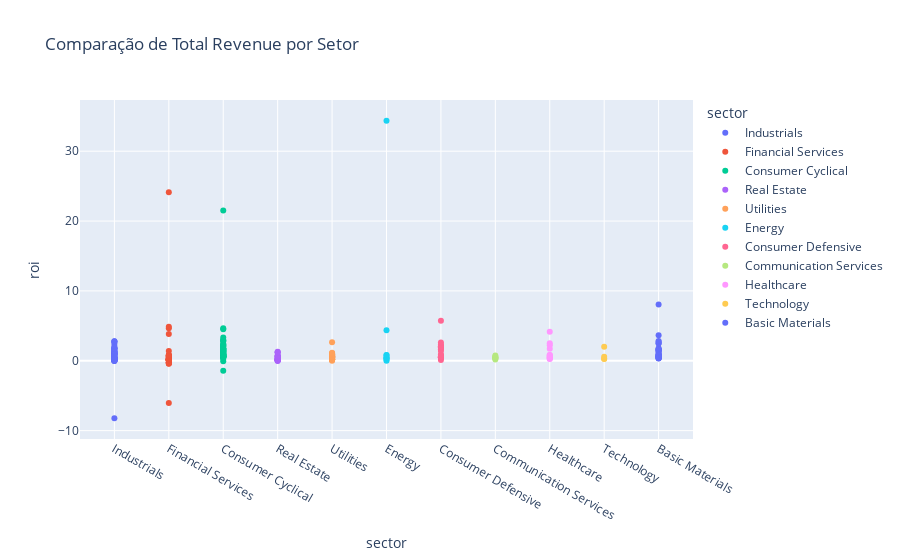

Notebook source saved alongside this figure:
### Markdown cell above
#### Comparação de ROI

### Code cell
# Gráfico de dispersão de Total Revenue vs. setor

df = df_fundamentals_book.sort_values(by=["roi"], ascending=True)
fig = px.scatter(data_frame=df, y="roi", x="sector", title="Comparação de Total Revenue por Setor", color="sector", hover_name="long_name")
fig.show()

### Figure 1 — Plotly figure (JSON) as saved in the notebook; plotly's stock layout.template omitted (floating-point values rounded to 4 significant figures)
{"data": [{"hovertemplate": "<b>%{hovertext}</b><br><br>sector=%{x}<br>roi=%{y}<extra></extra>", "hovertext": ["HAGA S/A Indústria e Comércio", "Inepar S.A. Indústria e Construções", "Inepar S.A. Indústria e Construções", "Alfa Holdings S.A.", "Alfa Holdings S.A.", "Alfa Holdings S.A.", "Itaúsa S.A.", "Itaúsa S.A.", "Bardella S.A. Indústrias Mecânicas", "Rumo S.A.", "WEG S.A.", "Santos Brasil Participações S.A.", "Localiza Rent a Car S.A.", "Recrusul S/A", "CCR S.A.", "Vamos Locação de Caminhões, Máquinas e Equipamentos S.A.", "Trevisa Investimentos S.A.", "EcoRodovias Infraestrutura e Logística S.A.", "Mills Locação, Serviços e Logística S.A.", "Log-In Logística Intermodal S.A.", "Triunfo Participações e Investimentos S.A.", "Recrusul S/A", "Movida Participações S.A.", "Azul S.A.", "Gol Linhas Aéreas Inteligentes S.A.", "JSL S.A.", "Kepler Weber S.A.", "Taurus Armas S.A.", "Tegma Gestão Logística S.A.", "Taurus Armas S.A.", "Marcopolo S.A.", "PBG S.A.", "Valid Soluções S.A.", "Embraer S.A.", "Marcopolo S.A.", "Eucatex S.A. Indústria e Comércio", "Randon S.A. Implementos e Participações", "Randon S.A. Implementos e Participações", "Electro Aço Altona S.A.", "Electro Aço Altona S.A.", "Sondotécnica Engenharia de Solos S.A.", "Sondotécnica Engenharia de Solos S.A.", "Tupy S.A.", "Eternit S.A.", "METISA Metalúrgica Timboense S.A.", "Azevedo & Travassos S.A.", "Azevedo & Travassos S.A.", "HAGA S/A Indústria e Comércio"], "legendgroup": "Industrials", "marker": {"color": "#636efa", "symbol": "circle"}, "mode": "markers", "name": "Industrials", "orientation": "v", "showlegend": true, "type": "scatter", "x": ["Industrials", "Industrials", "Industrials", "Industrials", "Industrials", "Industrials", "Industrials", "Industrials", "Industrials", "Industrials", "Industrials", "Industrials", "Industrials", "Industrials", "Industrials", "Industrials", "Industrials", "Industrials", "Industrials", "Industrials", "Industrials", "Industrials", "Industrials", "Industrials", "Industrials", "Industrials", "Industrials", "Industrials", "Industrials", "Industrials", "Industrials", "Industrials", "Industrials", "Industrials", "Industrials", "Industrials", "Industrials", "Industrials", "Industrials", "Industrials", "Industrials", "Industrials", "Industrials", "Industrials", "Industrials", "Industrials", "Industrials", "Industrials"], "xaxis": "x", "y": [-8.232, 0.00753, 0.007725, 0.01278, 0.01301, 0.01314, 0.08173, 0.08308, 0.1369, 0.1868, 0.2436, 0.2467, 0.3096, 0.3195, 0.3292, 0.3408, 0.3821, 0.4105, 0.4145, 0.4256, 0.4847, 0.5424, 0.6732, 0.6737, 0.7289, 0.9002, 0.9398, 0.9818, 0.9929, 0.995, 1.048, 1.111, 1.124, 1.207, 1.26, 1.341, 1.359, 1.449, 1.671, 1.733, 1.758, 1.793, 1.875, 2.107, 2.469, 2.756, 2.767, 2.8], "yaxis": "y"}, {"hovertemplate": "<b>%{hovertext}</b><br><br>sector=%{x}<br>roi=%{y}<extra></extra>", "hovertext": ["Consórcio Alfa de Administração S.A.", "Banco do Estado de Sergipe S.A.", "Banco do Estado de Sergipe S.A.", "Financeira Alfa S.A. - Crédito, Financiamento e Investimentos", "Financeira Alfa S.A. - Crédito, Financiamento e Investimentos", "Banco Alfa de Investimento S.A.", "Banco Alfa de Investimento S.A.", "Companhia de Participações Aliança da Bahia", "Banco Pine S.A.", "Banestes S.A - Banco do Estado do Espírito Santo", "Banestes S.A - Banco do Estado do Espírito Santo", "Banco do Brasil S.A.", "Banco ABC Brasil S.A.", "Banco Bradesco S.A.", "Banco Bradesco S.A.", "Banco Bradesco S.A.", "B3 S.A. - Brasil, Bolsa, Balcão", "BB Seguridade Participações S.A.", "Companhia de Participações Aliança da Bahia", "Itaú Unibanco Holding S.A.", "Itaú Unibanco Holding S.A.", "Banco BMG S.A.", "Banco Mercantil de Investimentos S.A.", "Creditaqui Financeira S.A. - Crédito, Financiamento e Investimento", "Banco Mercantil de Investimentos S.A.", "Banco Pan S.A.", "Banco BTG Pactual S.A.", "BRB - Banco de Brasília S.A.", "Alper Consultoria e Corretora de Seguros S.A.", "Banco BTG Pactual S.A.", "Banco do Estado do Rio Grande do Sul S.A.", "Hapvida Participações e Investimentos S.A.", "Banco do Estado do Rio Grande do Sul S.A.", "Banco do Estado do Rio Grande do Sul S.A.", "Banco da Amazônia S.A.", "Banco do Nordeste do Brasil S.A.", "Banco Mercantil do Brasil S.A.", "Banco Mercantil do Brasil S.A.", "Porto Seguro S.A.", "IRB-Brasil Resseguros S.A."], "legendgroup": "Financial Services", "marker": {"color": "#EF553B", "symbol": "circle"}, "mode": "markers", "name": "Financial Services", "orientation": "v", "showlegend": true, "type": "scatter", "x": ["Financial Services", "Financial Services", "Financial Services", "Financial Services", "Financial Services", "Financial Services", "Financial Services", "Financial Services", "Financial Services", "Financial Services", "Financial Services", "Financial Services", "Financial Services", "Financial Services", "Financial Services", "Financial Services", "Financial Services", "Financial Services", "Financial Services", "Financial Services", "Financial Services", "Financial Services", "Financial Services", "Financial Services", "Financial Services", "Financial Services", "Financial Services", "Financial Services", "Financial Services", "Financial Services", "Financial Services", "Financial Services", "Financial Services", "Financial Services", "Financial Services", "Financial Services", "Financial Services", "Financial Services", "Financial Services", "Financial Services"], "xaxis": "x", "y": [-6.041, -0.4318, -0.4036, -0.2914, -0.2914, -0.2106, -0.2105, 0.05873, 0.09423, 0.09749, 0.09945, 0.09957, 0.1314, 0.1345, 0.1392, 0.1392, 0.142, 0.1474, 0.1522, 0.168, 0.1781, 0.1832, 0.2187, 0.321, 0.3308, 0.3412, 0.3785, 0.4263, 0.5016, 0.6386, 0.6558, 0.6945, 0.7816, 0.7964, 0.8299, 1.385, 3.821, 4.673, 4.88, 24.12], "yaxis": "y"}, {"hovertemplate": "<b>%{hovertext}</b><br><br>sector=%{x}<br>roi=%{y}<extra></extra>", "hovertext": ["Bicicletas Monark S.A.", "Rossi Residencial S.A.", "Vivara Participações S.A.", "Irani Papel e Embalagem S.A.", "Teka Tecelagem Kuehnrich S.A.", "Grendene S.A.", "Vulcabras S.A.", "Gafisa S.A.", "Têxtil Renauxview S.A.", "Arezzo Indústria e Comércio S.A.", "Cyrela Brazil Realty S.A. Empreendimentos e Participações", "Alpargatas S.A.", "Alpargatas S.A.", "MRV Engenharia e Participações S.A.", "Companhia de Tecidos Norte de Minas", "Schulz S.A.", "Companhia Tecidos Santanense Ltda.", "Fras-le S.A.", "MAHLE Metal Leve S.A.", "Saraiva Livreiros S.A. - em Recuperação Judicial", "Companhia de Tecidos Norte de Minas", "Companhia Tecidos Santanense Ltda.", "Metalúrgica Riosulense S.A.", "Lojas Renner S.A.", "Saraiva Livreiros S.A. - em Recuperação Judicial", "Springs Global Participações S.A.", "Karsten S.A.", "Metalfrio Solutions S.A.", "Grazziotin S.A.", "Grazziotin S.A.", "Pettenati S.A. Industria Têxtil", "Technos S.A.", "Döhler S.A.", "Manufatura de Brinquedos Estrela S.A.", "Unicasa Indústria de Móveis S.A.", "C&A Modas S.A.", "WLM Participações e Comércio de Máquinas e Veículos S.A.", "International Meal Company Alimentação S.A.", "Whirlpool S.A.", "Whirlpool S.A.", "Guararapes Confecções S.A.", "Magazine Luiza S.A.", "Marisa Lojas S.A.", "WLM Participações e Comércio de Máquinas e Veículos S.A.", "Plascar Participações Industriais S.A.", "T4F Entretenimento S.A.", "Iochpe-Maxion S.A.", "Companhia de Fiação e Tecidos Cedro e Cachoeira S.A.", "Companhia de Fiação e Tecidos Cedro e Cachoeira S.A.", "Wetzel S.A.", "São Paulo Turismo S.A.", "Sansuy S.A.", "Hotéis Othon S.A."], "legendgroup": "Consumer Cyclical", "marker": {"color": "#00cc96", "symbol": "circle"}, "mode": "markers", "name": "Consumer Cyclical", "orientation": "v", "showlegend": true, "type": "scatter", "x": ["Consumer Cyclical", "Consumer Cyclical", "Consumer Cyclical", "Consumer Cyclical", "Consumer Cyclical", "Consumer Cyclical", "Consumer Cyclical", "Consumer Cyclical", "Consumer Cyclical", "Consumer Cyclical", "Consumer Cyclical", "Consumer Cyclical", "Consumer Cyclical", "Consumer Cyclical", "Consumer Cyclical", "Consumer Cyclical", "Consumer Cyclical", "Consumer Cyclical", "Consumer Cyclical", "Consumer Cyclical", "Consumer Cyclical", "Consumer Cyclical", "Consumer Cyclical", "Consumer Cyclical", "Consumer Cyclical", "Consumer Cyclical", "Consumer Cyclical", "Consumer Cyclical", "Consumer Cyclical", "Consumer Cyclical", "Consumer Cyclical", "Consumer Cyclical", "Consumer Cyclical", "Consumer Cyclical", "Consumer Cyclical", "Consumer Cyclical", "Consumer Cyclical", "Consumer Cyclical", "Consumer Cyclical", "Consumer Cyclical", "Consumer Cyclical", "Consumer Cyclical", "Consumer Cyclical", "Consumer Cyclical", "Consumer Cyclical", "Consumer Cyclical", "Consumer Cyclical", "Consumer Cyclical", "Consumer Cyclical", "Consumer Cyclical", "Consumer Cyclical", "Consumer Cyclical", "Consumer Cyclical"], "xaxis": "x", "y": [-1.436, -0.06126, 0.3019, 0.4462, 0.4917, 0.502, 0.5898, 0.5929, 0.6022, 0.6103, 0.6114, 0.6204, 0.6289, 0.6503, 0.7518, 0.7668, 0.7884, 0.824, 0.8259, 0.8267, 0.8413, 0.8722, 0.9123, 0.9492, 1.083, 1.099, 1.115, 1.119, 1.268, 1.309, 1.37, 1.405, 1.428, 1.463, 1.535, 1.553, 1.636, 1.701, 1.743, 1.764, 1.779, 2.072, 2.156, 2.189, 2.365, 2.389, 2.812, 2.93, 2.989, 3.323, 4.514, 4.674, 21.5], "yaxis": "y"}, {"hovertemplate": "<b>%{hovertext}</b><br><br>sector=%{x}<br>roi=%{y}<extra></extra>", "hovertext": ["Corrêa Ribeiro S.A. Comércio e Indústria", "PDG Realty S.A. Empreendimentos e Participações", "LOG Commercial Properties e Participações S.A.", "General Shopping e Outlets do Brasil S.A.", "Aliansce Sonae Shopping Centers S.A.", "Multiplan Empreendimentos Imobiliários S.A.", "João Fortes Engenharia S.A.", "BR Properties S.A.", "São Carlos Empreendimentos e Participações S.A.", "Companhia Habitasul de Participações", "JHSF Participações S.A.", "EZTEC Empreendimentos e Participações S.A.", "Helbor Empreendimentos S.A.", "Tecnisa S.A.", "Trisul S.A.", "Direcional Engenharia S.A.", "RNI Negócios Imobiliários S.A.", "LPS Brasil - Consultoria de Imóveis S.A.", "Even Construtora e Incorporadora S.A.", "Viver Incorporadora e Construtora S.A.", "Construtora Tenda S.A."], "legendgroup": "Real Estate", "marker": {"color": "#ab63fa", "symbol": "circle"}, "mode": "markers", "name": "Real Estate", "orientation": "v", "showlegend": true, "type": "scatter", "x": ["Real Estate", "Real Estate", "Real Estate", "Real Estate", "Real Estate", "Real Estate", "Real Estate", "Real Estate", "Real Estate", "Real Estate", "Real Estate", "Real Estate", "Real Estate", "Real Estate", "Real Estate", "Real Estate", "Real Estate", "Real Estate", "Real Estate", "Real Estate", "Real Estate"], "xaxis": "x", "y": [-0.03209, 0.04177, 0.06874, 0.08328, 0.09599, 0.1159, 0.1257, 0.1431, 0.2185, 0.2535, 0.2899, 0.3349, 0.3839, 0.5248, 0.5658, 0.6548, 0.7211, 0.7562, 1.178, 1.208, 1.277], "yaxis": "y"}, {"hovertemplate": "<b>%{hovertext}</b><br><br>sector=%{x}<br>roi=%{y}<extra></extra>", "hovertext": ["Companhia CELG de Participações S/A", "Alupar Investimento S.A.", "Alupar Investimento S.A.", "Afluente Transmissão de Energia Elétrica S.A.", "Renova Energia S.A.", "Renova Energia S.A.", "Transmissora Aliança de Energia Elétrica S.A.", "Transmissora Aliança de Energia Elétrica S.A.", "CTEEP - Companhia de Transmissão de Energia Elétrica Paulista S.A.", "Eneva S.A.", "Engie Brasil Energia S.A.", "CTEEP - Companhia de Transmissão de Energia Elétrica Paulista S.A.", "Centrais Elétricas Brasileiras S.A. - Eletrobrás", "Centrais Elétricas Brasileiras S.A. - Eletrobrás", "Empresa Metropolitana de Águas e Energia S.A.", "Energisa Mato Grosso - Distribuidora de Energia S/A", "Energisa Mato Grosso - Distribuidora de Energia S/A", "Companhia de Saneamento Básico do Estado de São Paulo - SABESP", "Companhia Energética de Brasília - CEB", "Energisa S.A.", "Rio Paranapanema Energia S.A.", "Equatorial Energia S.A.", "Rio Paranapanema Energia S.A.", "Companhia de Saneamento do Paraná - SANEPAR", "Companhia de Saneamento do Paraná - SANEPAR", "Companhia Energética do Rio Grande do Norte - COSERN", "Companhia de Eletricidade do Estado da Bahia - COELBA", "Companhia Paranaense de Energia - COPEL", "Companhia de Eletricidade do Estado da Bahia - COELBA", "Rede Energia Participações S.A.", "CPFL Energia S.A.", "Companhia Paranaense de Energia - COPEL", "Energisa S.A.", "Elektro Redes S.A.", "Companhia de Saneamento de Minas Gerais", "Neoenergia S.A.", "Companhia de Gás de São Paulo - COMGÁS", "Companhia de Gás de São Paulo - COMGÁS", "Companhia Energética de Minas Gerais - CEMIG", "Ampla Energia e Serviços S.A.", "Companhia Energética do Ceará - COELCE", "Companhia Estadual de Distribuição de Energia Elétrica", "Companhia Energética do Ceará - COELCE", "Companhia Energética de Minas Gerais - CEMIG", "Light S.A.", "Centrais Elétricas de Santa Catarina S.A."], "legendgroup": "Utilities", "marker": {"color": "#FFA15A", "symbol": "circle"}, "mode": "markers", "name": "Utilities", "orientation": "v", "showlegend": true, "type": "scatter", "x": ["Utilities", "Utilities", "Utilities", "Utilities", "Utilities", "Utilities", "Utilities", "Utilities", "Utilities", "Utilities", "Utilities", "Utilities", "Utilities", "Utilities", "Utilities", "Utilities", "Utilities", "Utilities", "Utilities", "Utilities", "Utilities", "Utilities", "Utilities", "Utilities", "Utilities", "Utilities", "Utilities", "Utilities", "Utilities", "Utilities", "Utilities", "Utilities", "Utilities", "Utilities", "Utilities", "Utilities", "Utilities", "Utilities", "Utilities", "Utilities", "Utilities", "Utilities", "Utilities", "Utilities", "Utilities", "Utilities"], "xaxis": "x", "y": [0.004576, 0.1469, 0.147, 0.1571, 0.1894, 0.1898, 0.1933, 0.1939, 0.1989, 0.2254, 0.237, 0.2439, 0.275, 0.2956, 0.3144, 0.3768, 0.3904, 0.4134, 0.4594, 0.4649, 0.4668, 0.4703, 0.4705, 0.5175, 0.523, 0.5377, 0.5952, 0.6264, 0.6296, 0.6367, 0.6442, 0.6471, 0.658, 0.7037, 0.7069, 0.7278, 0.7766, 0.8139, 0.851, 0.9382, 0.9419, 0.9787, 1.019, 1.037, 1.163, 2.637], "yaxis": "y"}, {"hovertemplate": "<b>%{hovertext}</b><br><br>sector=%{x}<br>roi=%{y}<extra></extra>", "hovertext": ["OSX Brasil S.A.", "Prio S.A.", "Enauta Participações S.A.", "Cosan S.A.", "Lupatech S.A.", "Petróleo Brasileiro S.A. - Petrobras", "Petróleo Brasileiro S.A. - Petrobras", "Ultrapar Participações S.A.", "Refinaria de Petróleos de Manguinhos S.A."], "legendgroup": "Energy", "marker": {"color": "#19d3f3", "symbol": "circle"}, "mode": "markers", "name": "Energy", "orientation": "v", "showlegend": true, "type": "scatter", "x": ["Energy", "Energy", "Energy", "Energy", "Energy", "Energy", "Energy", "Energy", "Energy"], "xaxis": "x", "y": [0.005721, 0.1632, 0.3663, 0.424, 0.4383, 0.7974, 0.8422, 4.368, 34.37], "yaxis": "y"}, {"hovertemplate": "<b>%{hovertext}</b><br><br>sector=%{x}<br>roi=%{y}<extra></extra>", "hovertext": ["Pomifrutas S/A", "BrasilAgro - Companhia Brasileira de Propriedades Agrícolas", "Ambev S.A.", "Cogna Educação S.A.", "SLC Agrícola S.A.", "Yduqs Participações S.A.", "Excelsior Alimentos S.A.", "Ânima Holding S.A.", "Bahema Educação S.A.", "Ser Educacional S.A.", "M. Dias Branco S.A. Indústria e Comércio de Alimentos", "BRF S.A.", "Mundial S.A. - Produtos de Consumo", "JOSAPAR Joaquim Oliveira S.A. Participações", "Camil Alimentos S.A.", "Bombril S.A.", "Marfrig Global Foods S.A.", "JOSAPAR Joaquim Oliveira S.A. Participações", "Minerva S.A.", "JBS S.A.", "Minupar Participações S.A."], "legendgroup": "Consumer Defensive", "marker": {"color": "#FF6692", "symbol": "circle"}, "mode": "markers", "name": "Consumer Defensive", "orientation": "v", "showlegend": true, "type": "scatter", "x": ["Consumer Defensive", "Consumer Defensive", "Consumer Defensive", "Consumer Defensive", "Consumer Defensive", "Consumer Defensive", "Consumer Defensive", "Consumer Defensive", "Consumer Defensive", "Consumer Defensive", "Consumer Defensive", "Consumer Defensive", "Consumer Defensive", "Consumer Defensive", "Consumer Defensive", "Consumer Defensive", "Consumer Defensive", "Consumer Defensive", "Consumer Defensive", "Consumer Defensive", "Consumer Defensive"], "xaxis": "x", "y": [0.1052, 0.4289, 0.438, 0.4616, 0.4701, 0.5064, 0.5922, 0.6087, 0.6304, 0.827, 0.8709, 1.404, 1.644, 1.84, 1.877, 1.901, 2.067, 2.075, 2.306, 2.63, 5.742], "yaxis": "y"}, {"hovertemplate": "<b>%{hovertext}</b><br><br>sector=%{x}<br>roi=%{y}<extra></extra>", "hovertext": ["DTCOM - Direct to Company S.A.", "Telecomunicações Brasileiras S.A. - Telebras", "Oi S.A.", "Oi S.A.", "Telecomunicações Brasileiras S.A. - Telebras", "Telefônica Brasil S.A.", "Atom Empreendimentos e Participações S.A."], "legendgroup": "Communication Services", "marker": {"color": "#B6E880", "symbol": "circle"}, "mode": "markers", "name": "Communication Services", "orientation": "v", "showlegend": true, "type": "scatter", "x": ["Communication Services", "Communication Services", "Communication Services", "Communication Services", "Communication Services", "Communication Services", "Communication Services"], "xaxis": "x", "y": [0.1697, 0.3412, 0.4073, 0.4198, 0.5122, 0.5688, 0.7621], "yaxis": "y"}, {"hovertemplate": "<b>%{hovertext}</b><br><br>sector=%{x}<br>roi=%{y}<extra></extra>", "hovertext": ["Biomm S.A.", "Hypera S.A.", "Odontoprev S.A.", "Fleury S.A.", "Centro de Imagem Diagnósticos S.A.", "Raia Drogasil S.A.", "Diagnósticos da América S.A.", "Qualicorp Consultoria e Corretora de Seguros S.A.", "Ouro Fino Saúde Animal Participações S.A.", "Dimed S.A. Distribuidora de Medicamentos", "Baumer S.A.", "Baumer S.A.", "Profarma Distribuidora de Produtos Farmacêuticos S.A."], "legendgroup": "Healthcare", "marker": {"color": "#FF97FF", "symbol": "circle"}, "mode": "markers", "name": "Healthcare", "orientation": "v", "showlegend": true, "type": "scatter", "x": ["Healthcare", "Healthcare", "Healthcare", "Healthcare", "Healthcare", "Healthcare", "Healthcare", "Healthcare", "Healthcare", "Healthcare", "Healthcare", "Healthcare", "Healthcare"], "xaxis": "x", "y": [0.2504, 0.2796, 0.3975, 0.4383, 0.4851, 0.6289, 0.7077, 0.8155, 0.829, 1.731, 2.211, 2.508, 4.157], "yaxis": "y"}, {"hovertemplate": "<b>%{hovertext}</b><br><br>sector=%{x}<br>roi=%{y}<extra></extra>", "hovertext": ["Sinqia S.A.", "TOTVS S.A.", "Cielo S.A.", "Positivo Tecnologia S.A."], "legendgroup": "Technology", "marker": {"color": "#FECB52", "symbol": "circle"}, "mode": "markers", "name": "Technology", "orientation": "v", "showlegend": true, "type": "scatter", "x": ["Technology", "Technology", "Technology", "Technology"], "xaxis": "x", "y": [0.2571, 0.2808, 0.571, 2.016], "yaxis": "y"}, {"hovertemplate": "<b>%{hovertext}</b><br><br>sector=%{x}<br>roi=%{y}<extra></extra>", "hovertext": ["São Martinho S.A.", "Suzano S.A.", "Klabin S.A.", "Klabin S.A.", "Paranapanema S.A.", "Companhia Melhoramentos de São Paulo", "Cia de Ferro Ligas da Bahia S.A. - FERBASA", "Vale S.A.", "Tronox Pigmentos do Brasil S.A.", "Tronox Pigmentos do Brasil S.A.", "Unipar Carbocloro S.A.", "Cia de Ferro Ligas da Bahia S.A. - FERBASA", "Unipar Carbocloro S.A.", "Unipar Carbocloro S.A.", "Companhia Siderúrgica Nacional", "Usinas Siderúrgicas de Minas Gerais S.A.", "Mangels Industrial S.A.", "Metalurgica Gerdau S.A.", "Metalurgica Gerdau S.A.", "Braskem S.A.", "Braskem S.A.", "Gerdau S.A.", "Gerdau S.A.", "Usinas Siderúrgicas de Minas Gerais S.A.", "Usinas Siderúrgicas de Minas Gerais S.A.", "Nutriplant Indústria e Comércio S/A", "Panatlântica S.A.", "Panatlântica S.A.", "Fertilizantes Heringer S.A."], "legendgroup": "Basic Materials", "marker": {"color": "#636efa", "symbol": "circle"}, "mode": "markers", "name": "Basic Materials", "orientation": "v", "showlegend": true, "type": "scatter", "x": ["Basic Materials", "Basic Materials", "Basic Materials", "Basic Materials", "Basic Materials", "Basic Materials", "Basic Materials", "Basic Materials", "Basic Materials", "Basic Materials", "Basic Materials", "Basic Materials", "Basic Materials", "Basic Materials", "Basic Materials", "Basic Materials", "Basic Materials", "Basic Materials", "Basic Materials", "Basic Materials", "Basic Materials", "Basic Materials", "Basic Materials", "Basic Materials", "Basic Materials", "Basic Materials", "Basic Materials", "Basic Materials", "Basic Materials"], "xaxis": "x", "y": [0.3177, 0.3799, 0.4075, 0.4084, 0.4532, 0.512, 0.5986, 0.6073, 0.6126, 0.6463, 0.7667, 0.8149, 0.8408, 0.902, 0.9626, 1.211, 1.35, 1.527, 1.529, 1.566, 1.57, 1.677, 1.781, 2.467, 2.497, 2.722, 2.849, 3.655, 8.043], "yaxis": "y"}], "layout": {"legend": {"title": {"text": "sector"}, "tracegroupgap": 0}, "title": {"text": "Comparação de Total Revenue por Setor"}, "xaxis": {"anchor": "y", "categoryarray": ["Industrials", "Financial Services", "Consumer Cyclical", "Real Estate", "Utilities", "Energy", "Consumer Defensive", "Communication Services", "Healthcare", "Technology", "Basic Materials"], "categoryorder": "array", "domain": [0, 1], "title": {"text": "sector"}}, "yaxis": {"anchor": "x", "domain": [0, 1], "title": {"text": "roi"}}}}
